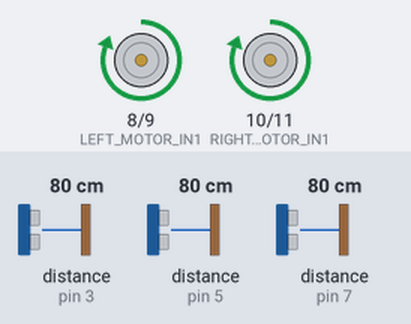
Bench run of a sketch on a simulated Arduino Uno, built with avr-gcc and run on an emulated ATmega328P. On the bench: motor-driver pin pairs drawn as motors (green arrow = first pin HIGH = forward, orange = second pin HIGH = backward, longer = more drive). The test bench sets the inputs (shaded band); at power-on: distance to the obstacle (sensors on pin 5, pin 3, pin 7) 80 cm. The echo pulse lasts 58.3 µs per cm.

Above: at 1.2 s.
1.3 s: distance to the obstacle (sensor on pin 5) set to 21 cm
2.8 s: distance to the obstacle (sensor on pin 5) set to 17 cm
At 3.7 s:
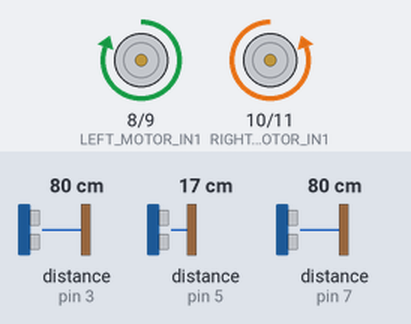
4.3 s: distance to the obstacle (sensor on pin 3) set to 84 cm
At 4.9 s:
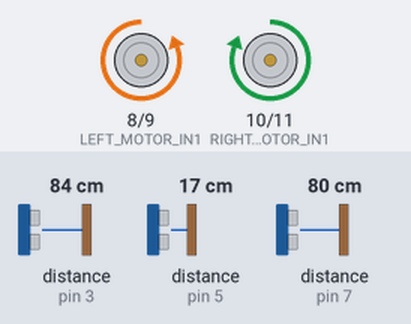
5.8 s: distance to the obstacle (sensor on pin 3) set to 2 cm
At 7.0 s:
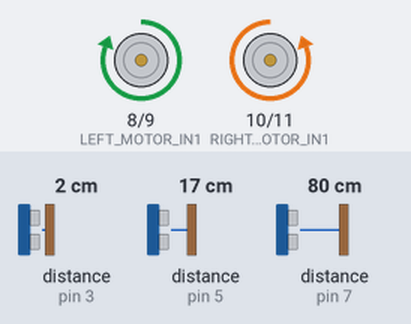
7.3 s: distance to the obstacle (sensor on pin 3) set to 120 cm
At 8.5 s:
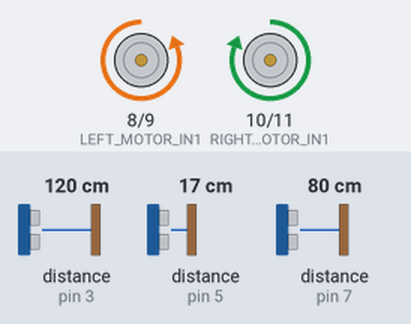
Timing chart, 0 to 9.8 s (numbered marks = the images above; inputs shaded):
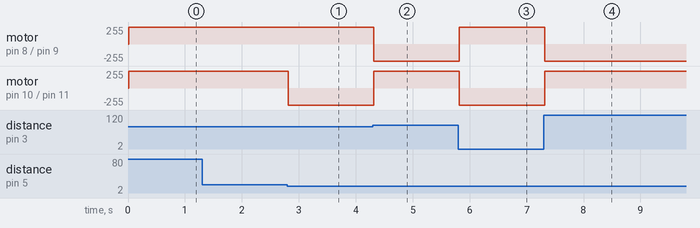

Measured:
- the behaviour switches between 20 and 19 cm on distance to the obstacle (sensor on pin 5) (found by bisection; images 0 and 1)
- the behaviour switches between 80 and 81 cm on distance to the obstacle (sensor on pin 3) (found by bisection; images 1 and 2)
- after the input at 1.3 s, every drawn part: stays the same
- after the input at 2.8 s, motor on pin 10 (RIGHT_MOTOR_IN1) / pin 11 (RIGHT_MOTOR_IN2): forward 255/255 → backward 255/255 at once
- after the input at 4.3 s, motor on pin 8 (LEFT_MOTOR_IN1) / pin 9 (LEFT_MOTOR_IN2): forward 255/255 → backward 255/255 at once; motor on pin 10 (RIGHT_MOTOR_IN1) / pin 11 (RIGHT_MOTOR_IN2): backward 255/255 → forward 255/255 at once
- after the input at 5.8 s, motor on pin 8 (LEFT_MOTOR_IN1) / pin 9 (LEFT_MOTOR_IN2): backward 255/255 → forward 255/255 at once; motor on pin 10 (RIGHT_MOTOR_IN1) / pin 11 (RIGHT_MOTOR_IN2): forward 255/255 → backward 255/255 at once
- after the input at 7.3 s, motor on pin 8 (LEFT_MOTOR_IN1) / pin 9 (LEFT_MOTOR_IN2): forward 255/255 → backward 255/255 at once; motor on pin 10 (RIGHT_MOTOR_IN1) / pin 11 (RIGHT_MOTOR_IN2): backward 255/255 → forward 255/255 at once

The sketch:

Maze_Solving_Robot.ino
```cpp
#include <NewPing.h>

#define LEFT_TRIG_PIN 2
#define LEFT_ECHO_PIN 3
#define FRONT_TRIG_PIN 4
#define FRONT_ECHO_PIN 5
#define RIGHT_TRIG_PIN 6
#define RIGHT_ECHO_PIN 7
#define MAX_DISTANCE 200 // Maximum distance we want to ping for (in centimeters). Maximum sensor distance is rated at 400-500cm.

NewPing leftSensor(LEFT_TRIG_PIN, LEFT_ECHO_PIN, MAX_DISTANCE);
NewPing frontSensor(FRONT_TRIG_PIN, FRONT_ECHO_PIN, MAX_DISTANCE);
NewPing rightSensor(RIGHT_TRIG_PIN, RIGHT_ECHO_PIN, MAX_DISTANCE);

const int LEFT_MOTOR_IN1 = 8; // Define the pins for controlling left motor direction
const int LEFT_MOTOR_IN2 = 9;
const int RIGHT_MOTOR_IN1 = 10; // Define the pins for controlling right motor direction
const int RIGHT_MOTOR_IN2 = 11;

void setup() {
  Serial.begin(9600);
  pinMode(LEFT_MOTOR_IN1, OUTPUT); // Set motor driver pins as outputs
  pinMode(LEFT_MOTOR_IN2, OUTPUT);
  pinMode(RIGHT_MOTOR_IN1, OUTPUT);
  pinMode(RIGHT_MOTOR_IN2, OUTPUT);
}

void loop() {
  int leftDistance = leftSensor.ping_cm();
  int frontDistance = frontSensor.ping_cm();
  int rightDistance = rightSensor.ping_cm();

  if (leftDistance > 0 && rightDistance > 0 && frontDistance > 0) {
    if (frontDistance < 20) { // If obstacle in front
      if (leftDistance > rightDistance) {
        // Turn left
        turnLeft();
      } else {
        // Turn right
        turnRight();
      }
    } else {
      // Move forward
      moveForward();
    }
  }
}

void moveForward() {
  // Control the motors to move the robot forward
  digitalWrite(LEFT_MOTOR_IN1, HIGH);
  digitalWrite(LEFT_MOTOR_IN2, LOW);
  digitalWrite(RIGHT_MOTOR_IN1, HIGH);
  digitalWrite(RIGHT_MOTOR_IN2, LOW);
}

void turnLeft() {
  // Control the motors to turn left
  digitalWrite(LEFT_MOTOR_IN1, LOW);
  digitalWrite(LEFT_MOTOR_IN2, HIGH);
  digitalWrite(RIGHT_MOTOR_IN1, HIGH);
  digitalWrite(RIGHT_MOTOR_IN2, LOW);
}

void turnRight() {
  // Control the motors to turn right
  digitalWrite(LEFT_MOTOR_IN1, HIGH);
  digitalWrite(LEFT_MOTOR_IN2, LOW);
  digitalWrite(RIGHT_MOTOR_IN1, LOW);
  digitalWrite(RIGHT_MOTOR_IN2, HIGH);
}
```
